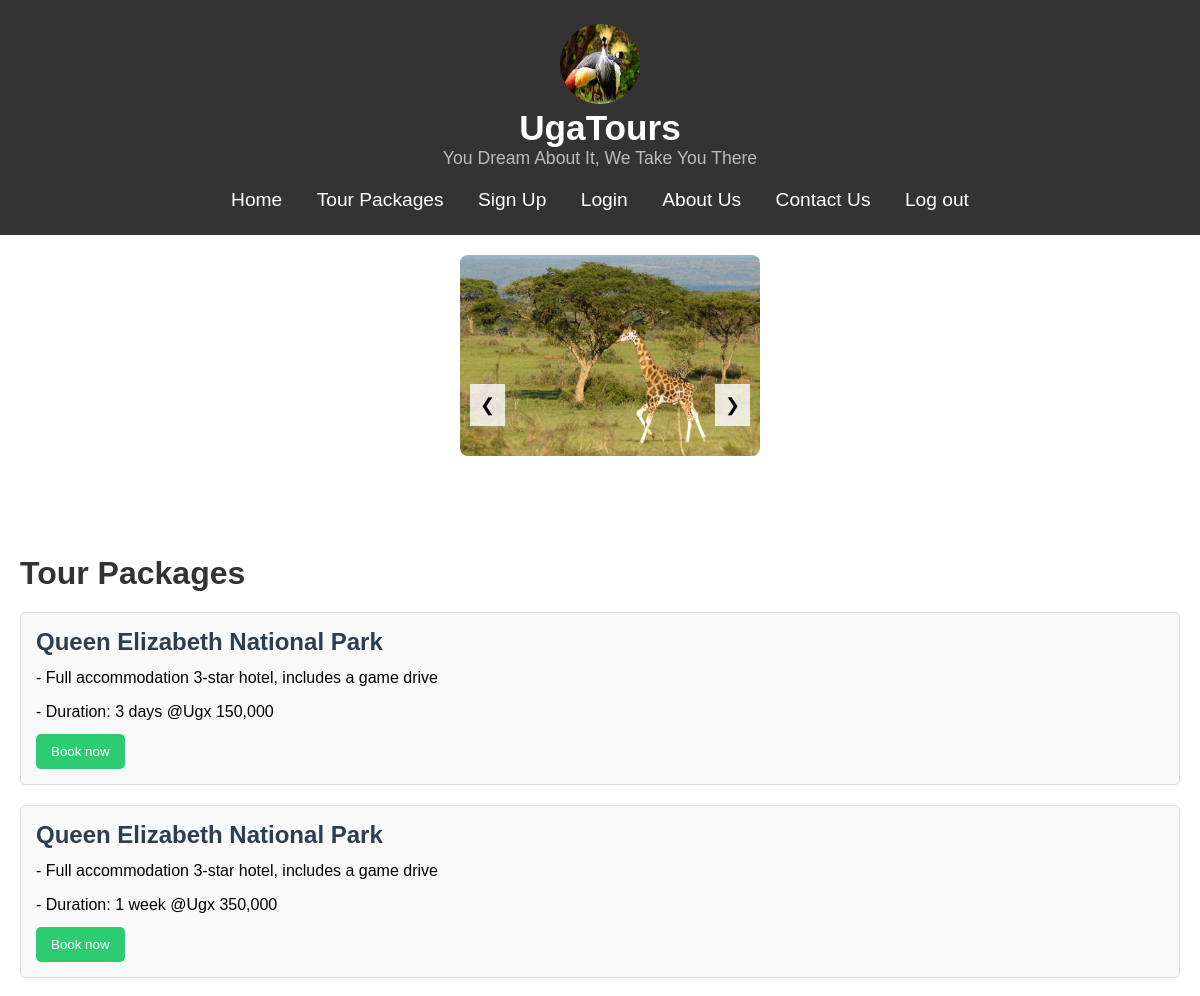
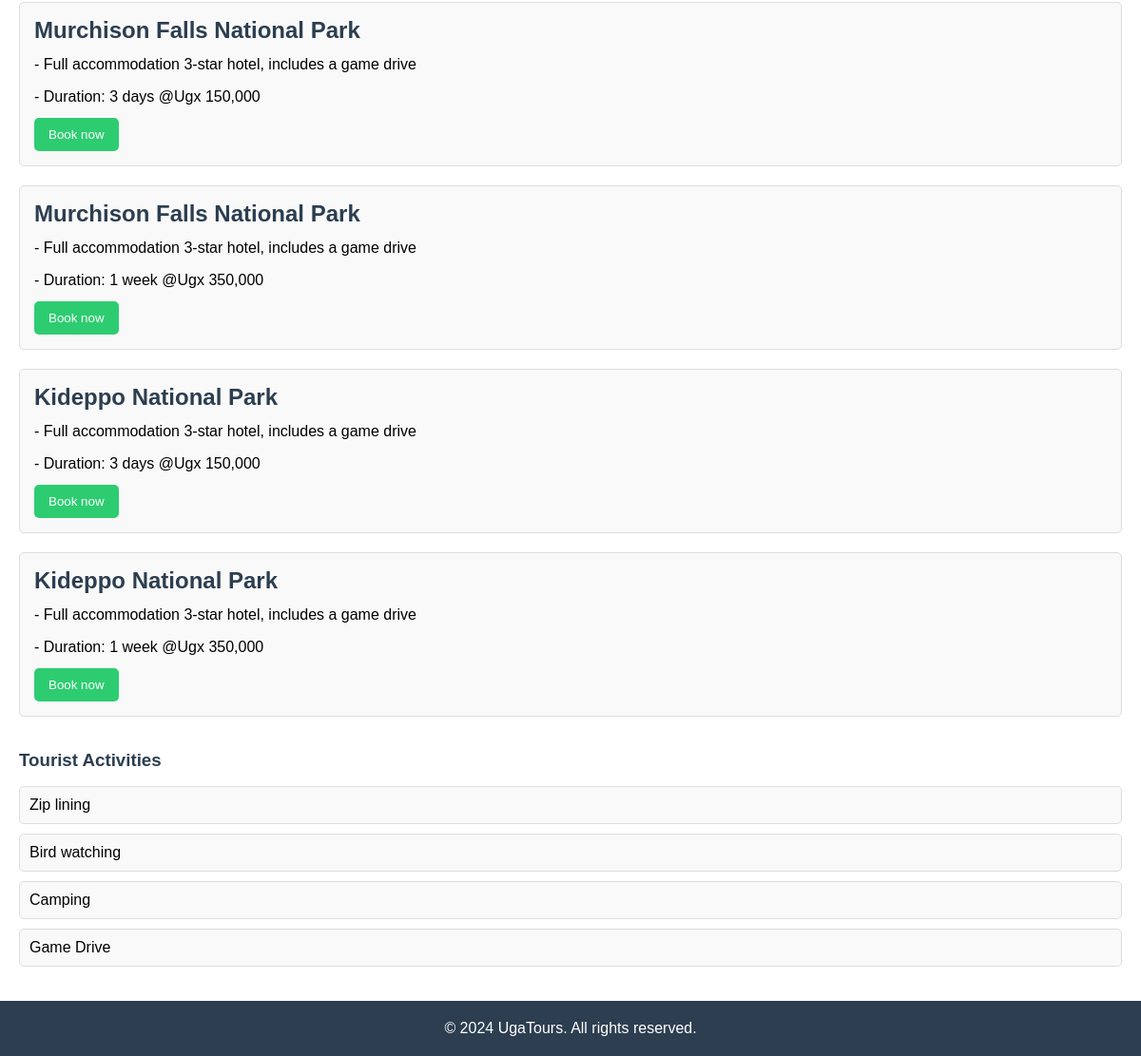
Screenshot of /tour-packages.php with the database file from the repository (2 pictures, top to bottom).
### tables this page shows
CREATE TABLE `tours` (
  `tour_id` int(11) NOT NULL,
  `name` varchar(100) NOT NULL,
  `description` text DEFAULT NULL,
  `price` decimal(10,2) NOT NULL,
  `duration` varchar(50) NOT NULL,
  `category` varchar(50) NOT NULL
);

### tour-packages.php (the view, shortened to what this page needs)
<?php
 include_once "db_connection.php";
?>
<!DOCTYPE html>
<html lang="en">
<head>
    <link rel="stylesheet" href="tour-packages.css">
    <link rel="stylesheet" href="https://cdn.jsdelivr.net/npm/sweetalert2@11/dist/sweetalert2.min.css">
</head>
<body>
    <?php
    include_once "nav.php";
    ?>
    <main>
    <aside>
    <div class="carousel">
        <div class="carousel-images">
            <img src="./photos/giraffe.jpg" alt="Giraffe" class="park-img">
        </div>
        <button class="carousel-btn prev" onclick="moveSlide(-1)">&#10094;</button>
        <button class="carousel-btn next" onclick="moveSlide(1)">&#10095;</button>
    </div>
</aside>
        <section class="tour-packages">
            <h2>Tour Packages</h2>
            <?php
            $sql = "SELECT * FROM tours";
            $result = $conn->query($sql);
            if ($result->num_rows > 0) {
                while($row = $result->fetch_assoc()) {
                    echo '<div class="package">';
                    echo '<h3>' . htmlspecialchars($row["name"]) . '</h3>';
                    echo '<p>- ' . htmlspecialchars($row["description"]) . '</p>';
                    echo '<p>- Duration: ' . htmlspecialchars($row["duration"]) . ' @Ugx ' . number_format($row["price"]) . '</p>';
                    echo '<button class="book-btn" onclick="openBookingForm(\'' . htmlspecialchars($row["name"]) . '\', ' . $row["tour_id"] . ')">Book now</button>';
                    echo '</div>';
                }
            } else {
                echo "No tour packages available.";
            }
            ?>
        </section>
        <div class="activities">
        <h3><a>Tourist Activities</a></h3>
        <ul>
            <li>Zip lining</li>
            <li>Bird watching</li>
            <li>Camping</li>
            <li>Game Drive</li>
        </ul>
    </div>
    </main>
    <footer>
        <p>&copy; 2024 UgaTours. All rights reserved.</p>
    </footer>
</body>
</html>

### tour-packages.css (style rules this page uses)
body, h1, h2, h3, p { margin: 0; padding: 0; font-family: Arial, sans-serif; }
main { display: flex; flex-direction: column; max-width: 1200px; margin: 0 auto; padding: 20px; }
.tour-packages { flex: 2; }
.tour-packages h2 { font-size: 2em; margin-bottom: 20px; color: #333; }
.package { background-color: #f9f9f9; border: 1px solid #ddd; border-radius: 5px; padding: 15px; margin-bottom: 20px; }
.package h3 { font-size: 1.5em; color: #2c3e50; }
.package p { margin: 10px 0; line-height: 1.5; }
.book-btn { background-color: #2ecc71; color: white; border: none; padding: 10px 15px; border-radius: 5px; cursor: pointer; transition: background-color 0.3s; }
aside { flex: 1; margin-left: 20px; }
.park-img { max-width: 100%; height: auto; border-radius: 8px; margin-bottom: 10px; }
.activities h3 { margin: 15px 0; }
.activities a { text-decoration: none; color: #2c3e50; }
.activities ul { list-style-type: none; padding: 0; }
.activities li { background-color: #f9f9f9; padding: 10px; margin-bottom: 10px; border: 1px solid #ddd; border-radius: 5px; }
footer { text-align: center; padding: 20px; background-color: #2c3e50; color: white; }
.carousel { position: relative; overflow: hidden; width: 100%; max-width: 300px; height: 300px; margin: auto; }
.carousel-images { display: flex; transition: transform 0.5s ease-in-out; }
.carousel-images img { width: 100%; height: 100%; display: block; }
.carousel-btn { position: absolute; top: 50%; transform: translateY(-50%); background-color: rgba(255, 255, 255, 0.8); border: none; padding: 10px; cursor: pointer; font-size: 18px; }
.carousel-btn.prev { left: 10px; }
.carousel-btn.next { right: 10px; }

### rows the page displays
tours: name "Queen Elizabeth National Park", description "Full accommodation 3-star hotel, includes a game drive", duration "3 days", price "150,000"
tours: name "Queen Elizabeth National Park", description "Full accommodation 3-star hotel, includes a game drive", duration "1 week", price "350,000"
tours: name "Murchison Falls National Park", description "Full accommodation 3-star hotel, includes a game drive", duration "3 days", price "150,000"
tours: name "Murchison Falls National Park", description "Full accommodation 3-star hotel, includes a game drive", duration "1 week", price "350,000"
tours: name "Kideppo National Park", description "Full accommodation 3-star hotel, includes a game drive", duration "3 days", price "150,000"
tours: name "Kideppo National Park", description "Full accommodation 3-star hotel, includes a game drive", duration "1 week", price "350,000"
